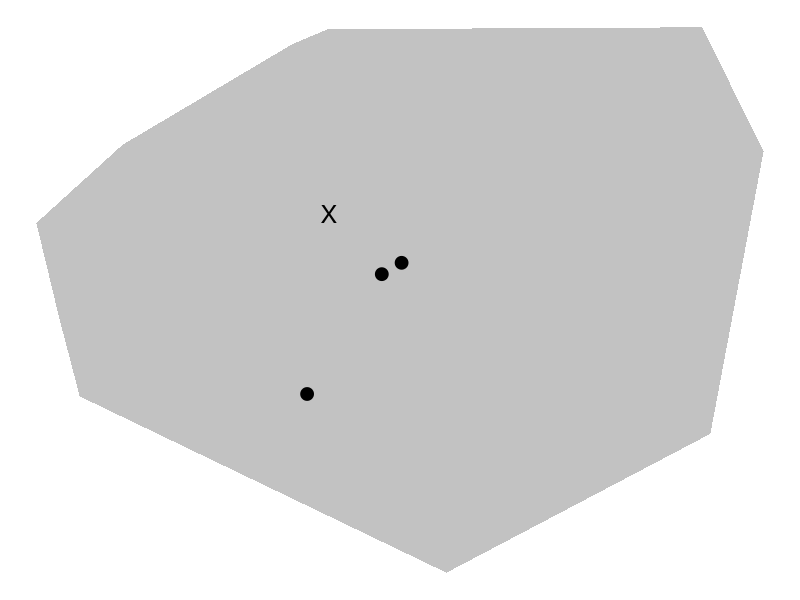

This chart was generated by the following R code:
library(ggplot2)
X <- matrix(stats::rnorm(2000), ncol = 2)
# chull(X)
# plot(X, cex = 0.5)
hpts <- chull(X)
hpts <- c(hpts, hpts[1])
# lines(X[hpts, ])

random_points_within_chull <- sample.int(nrow(X),4)
aux_df <- as.data.frame(X[random_points_within_chull, ])

chull_df <- as.data.frame(X[hpts,])

ggplot(chull_df,aes(V1,V2)) + 
  geom_polygon(
    alpha = 0.3
    ) + 
  theme_void() + 
  geom_point(
    data = aux_df[1:3,],
    aes(V1,V2), 
    size = 4
  ) +
  geom_point(
    data = aux_df[4,],
    aes(V1,V2),
    shape = "X", 
    size = 6
  )
